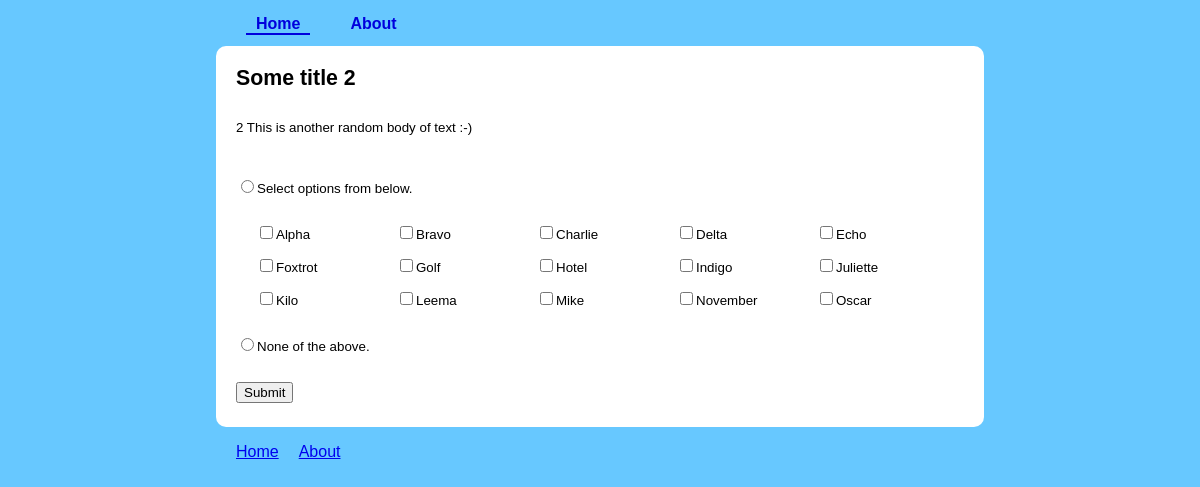
The app's page /html/index.php, older data.
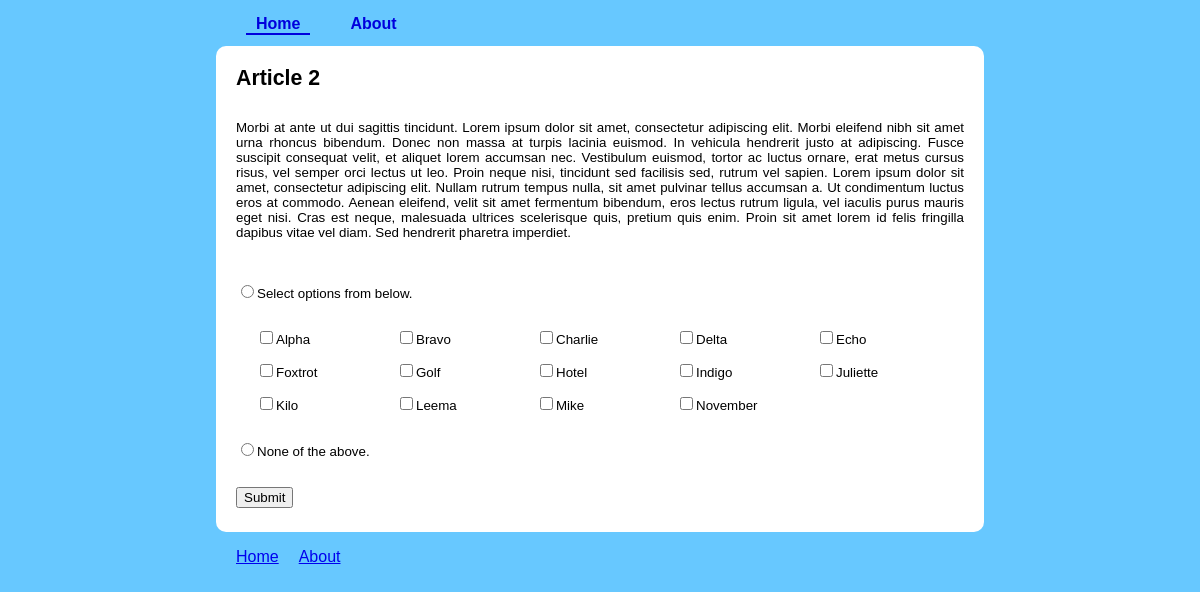
The same page, newer data.
### tables this page shows
CREATE TABLE entries(
	entry_id MEDIUMINT,
	corpus_title VARCHAR(50),
	corpus_body VARCHAR(12500),
	a1 VARCHAR(50),
	a2 VARCHAR(50),
	a3 VARCHAR(50),
	a4 VARCHAR(50),
	a5 VARCHAR(50),
	b1 VARCHAR(50),
	b2 VARCHAR(50),
	b3 VARCHAR(50),
	b4 VARCHAR(50),
	b5 VARCHAR(50),
	c1 VARCHAR(50),
	c2 VARCHAR(50),
	c3 VARCHAR(50),
	c4 VARCHAR(50),
	c5 VARCHAR(50)
);

### html/config/locales.php (called while the page is built, shortened)
<?php
	$link_about = "About";
	$link_home = "Home";
	$sel_bellow = "Select options from below.";
	$sel_none = "None of the above.";
?>

### html/index.php (the view, shortened to what this page needs)
<?php
	include 'config/locales.php';
?>
<html>
	<head>
		<link rel="stylesheet" type="text/css" href="css/reset.css">
		<link rel="stylesheet" type="text/css" href="css/style.css">
	</head>
	<body>
		<?php
			$sel_home = "selected"; $sel_about = "";
			$result = mysql_query("SELECT count(*) FROM entries");
			$result = mysql_fetch_array($result);
			$rand = rand(1, $result[0]);
			$query = "SELECT * FROM entries WHERE entry_id = ".$rand;
			$result = mysql_query($query);
			$row = mysql_fetch_array($result, MYSQL_ASSOC);
			$title = $row['corpus_title'];
			$body = $row['corpus_body'];
			$keywords = array($row['a1'], $row['a2'], $row['a3'], $row['a4'], $row['a5'], $row['b1'], $row['b2'], $row['b3'], $row['b4'], $row['b5'], $row['c1'], $row['c2'], $row['c3'], $row['c4'], $row['c5']);
			$sorted_keywords = $keywords;
			sort($sorted_keywords);
			$sorted_keywords = array_unique($sorted_keywords);
			echo '<div id="container">';
			include 'navigation_bar.php';
			echo '<br /><br />';
			echo '<div id="content"><h1>' . $title . '</h1>';
			echo '<br />' . $body . '<p /><br />';
			echo '<form name="entry" action="process_entry.php" method="post">';
			echo '<input type="radio" name="inputChoice" value="options" onClick="radioSelection()" />'. $sel_bellow;
			echo '<table class="list">';
			$counter = 0;
			$count_max = count($sorted_keywords);
			for($i=0; $i<3; $i++){
				echo '<tr>';
				for($j=0; $j<5; $j++){
					if($counter < $count_max){
						if($sorted_keywords[$counter] != NULL){
							echo '<td><input type="checkbox" name="selectedWords[]" onclick="chk_click()"/></td>'.
							 '<td class="keyword">'. $sorted_keywords[$counter] .'</td>';
						}else{
							$count_max++;
							$j--;
						}
						$counter++;
					}
				}
				echo '</tr>';
			}
			echo '</table>';
		?>
		<p />
		<input type="radio" name="inputChoice" value="none" onClick="radioSelection()"/><?php echo $sel_none; ?>
		<p />
		<br />
		<input type="button" value="Submit" id="subButton" onClick="prepareForm()"/>
		</form>
		</div>
		<?php include 'footer.php'; ?>
		</div>
	</body>
</html>

### html/navigation_bar.php
<div id="nav">
	<ul>
		<li>
			<a href="/SummerStudent/html" class="<?php echo $sel_home; ?>">
				<?php echo $link_home; ?>
			</a>
		</li>
		<li>
			<a href="/SummerStudent/html/About" class="<?php echo $sel_about; ?>">
				<?php echo $link_about; ?>
			</a>
		</li>
	</ul>
</div>

### html/footer.php
<div id="footer">
	<ul>
		<li>
			<a href="/SummerStudent/html" class="<?php echo $sel_home; ?>">
				<?php echo $link_home; ?>
			</a>
		</li>
		<li>
			<a href="/SummerStudent/html/About" class="<?php echo $sel_about; ?>">
				<?php echo $link_about; ?>
			</a>
		</li>
	</ul>
</div>

### html/css/style.css (style rules this page uses)
body { font-family: Arial, Helvetica, Verdana, sans-serif; text-align:justify; background: #67C8FF none repeat scroll 0% 0%; }
h1 { font: normal normal normal 20px/bold Arial, Tahoma, Helvetica, FreeSans, sans-serif; font-size:16pt; color: #000; margin-top: 10px; }
#nav { font-size:11pt; margin-bottom: 10px; }
#nav li { float:left; border-bottom-width: 0; list-style-type:none; top: 1px; margin-left:30px; }
#nav a { display: block; font-weight:bold; font-size:12pt; color:#0000DD; text-decoration:none; padding: 5px 10px 0px 10px; text-align: center; position: relative; }
#nav .selected { border-bottom:2px double; }
#container { width: 768px; margin: 0 auto; }
#content { font-size: 10pt; background-color: #FFFFFF; left: auto; padding:10px 20px 10px 20px; border-radius: 10px; -moz-border-radius: 10px; }
#content ul, li { margin-left: 20px; list-style-type: none; float:left; text-decoration:none; }
.list { border-collapse: collapse; margin: 20px 0px 20px 20px; width:700px; table-layout:fixed; }
.list td, th { padding:7px 0px; }
.keyword { width:120px; word-wrap:break-word; }

Row changes from the older to the newer data that the page shows:
changed entries "Alpha": corpus_title "Some title 2" → "Article 2"; corpus_body "2 This is another random body of text :-)" → "Morbi at ante ut dui sagittis tincidunt. Lorem ipsum dolor sit amet, consectetur adipiscing elit. Morbi eleifend nibh sit amet urna rhoncus bibendum. Donec non massa at turpis lacinia euismod. In vehicula hendrerit justo at adipiscing. Fusce suscipit consequat velit, et aliquet lorem accumsan nec. Vestibulum euismod, tortor ac luctus ornare, erat metus cursus risus, vel semper orci lectus ut leo. Proin neque nisi, tincidunt sed facilisis sed, rutrum vel sapien. Lorem ipsum dolor sit amet, consectetur adipiscing elit. Nullam rutrum tempus nulla, sit amet pulvinar tellus accumsan a. Ut condimentum luctus eros at commodo. Aenean eleifend, velit sit amet fermentum bibendum, eros lectus rutrum…"; c5 "Oscar" → "November" (drawn)
Text that changed along with them:
new list line: "November"
list line gone: "November Oscar"
